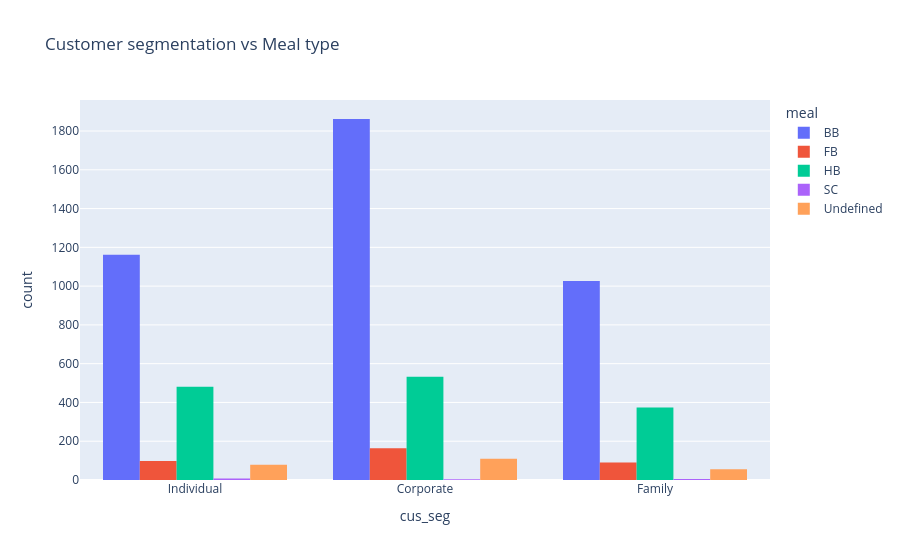

Notebook code for this chart:
### Markdown cell above
## Meal type and customer segmentation

### Code cell
fig_meal = px.histogram(hotel, x='cus_seg', color='meal',
                                 barmode='group',
                                title='Customer segmentation vs Meal type')
fig_meal.show()

### Figure 1 — Plotly figure (JSON) as saved in the notebook; plotly's stock layout.template omitted (floating-point values rounded to 4 significant figures; data arrays with more than 128 entries replaced by an {"elided": "..."} marker saying what was removed)
{"data": [{"alignmentgroup": "True", "bingroup": "x", "hovertemplate": "meal=BB<br>cus_seg=%{x}<br>count=%{y}<extra></extra>", "legendgroup": "BB", "marker": {"color": "#636efa", "pattern": {"shape": ""}}, "name": "BB", "offsetgroup": "BB", "orientation": "v", "showlegend": true, "type": "histogram", "x": {"elided": "4050 str values"}, "xaxis": "x", "yaxis": "y"}, {"alignmentgroup": "True", "bingroup": "x", "hovertemplate": "meal=FB<br>cus_seg=%{x}<br>count=%{y}<extra></extra>", "legendgroup": "FB", "marker": {"color": "#EF553B", "pattern": {"shape": ""}}, "name": "FB", "offsetgroup": "FB", "orientation": "v", "showlegend": true, "type": "histogram", "x": {"elided": "352 str values"}, "xaxis": "x", "yaxis": "y"}, {"alignmentgroup": "True", "bingroup": "x", "hovertemplate": "meal=HB<br>cus_seg=%{x}<br>count=%{y}<extra></extra>", "legendgroup": "HB", "marker": {"color": "#00cc96", "pattern": {"shape": ""}}, "name": "HB", "offsetgroup": "HB", "orientation": "v", "showlegend": true, "type": "histogram", "x": {"elided": "1388 str values"}, "xaxis": "x", "yaxis": "y"}, {"alignmentgroup": "True", "bingroup": "x", "hovertemplate": "meal=SC<br>cus_seg=%{x}<br>count=%{y}<extra></extra>", "legendgroup": "SC", "marker": {"color": "#ab63fa", "pattern": {"shape": ""}}, "name": "SC", "offsetgroup": "SC", "orientation": "v", "showlegend": true, "type": "histogram", "x": ["Individual", "Individual", "Corporate", "Corporate", "Family", "Individual", "Corporate", "Individual", "Corporate", "Family", "Family", "Individual", "Family", "Individual", "Family", "Individual", "Individual"], "xaxis": "x", "yaxis": "y"}, {"alignmentgroup": "True", "bingroup": "x", "hovertemplate": "meal=Undefined<br>cus_seg=%{x}<br>count=%{y}<extra></extra>", "legendgroup": "Undefined", "marker": {"color": "#FFA15A", "pattern": {"shape": ""}}, "name": "Undefined", "offsetgroup": "Undefined", "orientation": "v", "showlegend": true, "type": "histogram", "x": {"elided": "243 str values"}, "xaxis": "x", "yaxis": "y"}], "layout": {"autosize": true, "barmode": "group", "legend": {"title": {"text": "meal"}, "tracegroupgap": 0}, "title": {"text": "Customer segmentation vs Meal type"}, "xaxis": {"anchor": "y", "autorange": true, "domain": [0, 1], "range": [-0.5, 2.5], "title": {"text": "cus_seg"}, "type": "category"}, "yaxis": {"anchor": "x", "autorange": true, "domain": [0, 1], "range": [0, 1960], "title": {"text": "count"}}}}
